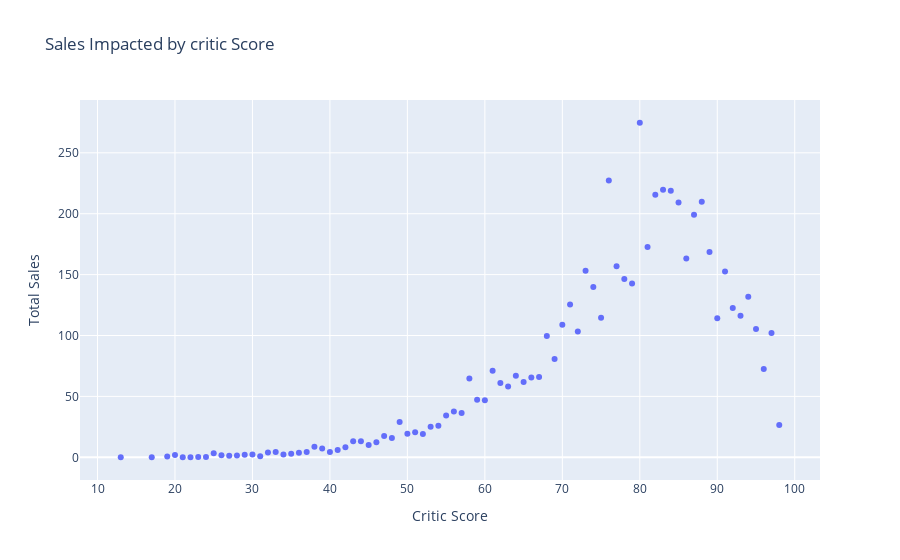

This figure's notebook cell:
### Markdown cell above
Now it's time to see how the critics can impact a game, we will get two graphs, one related to the critic score and the other focused on the user score.

### Code cell
critics_df = df.groupby(by='critic_score')["total_sales"].sum().reset_index()
# px.bar(critics_df,x="critic_score",y='total_sales') #Another option
fig6 = px.scatter(critics_df,x="critic_score",y='total_sales', title='Sales Impacted by critic Score')
fig6.update_layout(xaxis_title='Critic Score', yaxis_title='Total Sales')
fig6.show()
corr= df['critic_score'].corr(df["total_sales"])
print(f'La correlación de critic score y sales score es de {corr}')

### Figure 1 — Plotly figure (JSON) as saved in the notebook; plotly's stock layout.template omitted (floating-point values rounded to 4 significant figures)
{"data": [{"hovertemplate": "critic_score=%{x}<br>total_sales=%{y}<extra></extra>", "legendgroup": "", "marker": {"color": "#636efa", "symbol": "circle"}, "mode": "markers", "name": "", "orientation": "v", "showlegend": false, "type": "scatter", "x": [13, 17, 19, 20, 21, 22, 23, 24, 25, 26, 27, 28, 29, 30, 31, 32, 33, 34, 35, 36, 37, 38, 39, 40, 41, 42, 43, 44, 45, 46, 47, 48, 49, 50, 51, 52, 53, 54, 55, 56, 57, 58, 59, 60, 61, 62, 63, 64, 65, 66, 67, 68, 69, 70, 71, 72, 73, 74, 75, 76, 77, 78, 79, 80, 81, 82, 83, 84, 85, 86, 87, 88, 89, 90, 91, 92, 93, 94, 95, 96, 97, 98], "xaxis": "x", "y": [0.04, 0.1, 0.62, 1.87, 0.12, 0.06, 0.3, 0.31, 3.23, 1.68, 1.22, 1.52, 2.01, 2.4, 0.78, 3.96, 4.33, 2.34, 2.96, 3.64, 4.26, 8.69, 7.28, 4.29, 5.91, 8.32, 13.16, 13.18, 10.02, 12.36, 17.52, 15.93, 29.07, 19.26, 20.54, 19.1, 25.05, 25.85, 34.27, 37.66, 36.38, 64.66, 47.35, 46.76, 71.11, 61, 58.19, 66.86, 61.9, 65.43, 65.92, 99.55, 80.76, 108.8, 125.5, 103.3, 153.1, 139.9, 114.6, 227.2, 156.8, 146.3, 142.7, 274.7, 172.6, 215.7, 219.6, 218.9, 209.2, 163.1, 199.2, 209.7, 168.5, 114.2, 152.6, 122.6, 116.3, 131.8, 105.3, 72.58, 102.1, 26.52], "yaxis": "y"}], "layout": {"legend": {"tracegroupgap": 0}, "title": {"text": "Sales Impacted by critic Score"}, "xaxis": {"anchor": "y", "domain": [0, 1], "title": {"text": "Critic Score"}}, "yaxis": {"anchor": "x", "domain": [0, 1], "title": {"text": "Total Sales"}}}}
